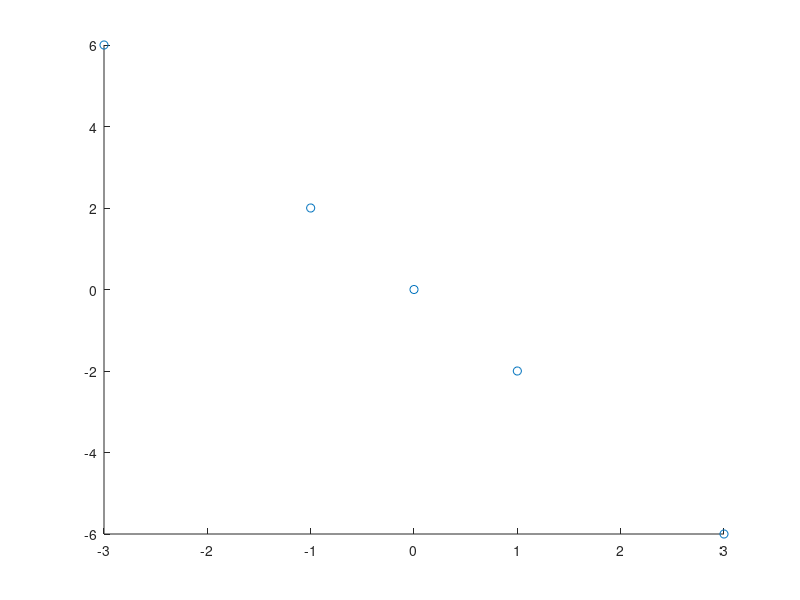

Write MATLAB code to recreate this figure.
% load UPS data

figure;
points_x = [0,-1,-3,1,3];
points_y = [0,2,6,-2,-6];
scatter(points_x, points_y);
saveas(gcf, 'problem-2-points-scatter.png');

X = [0 0; -1 2; -3 6; 1 -2; 3 -6;];
disp(size(X));
coeff = pca(X)